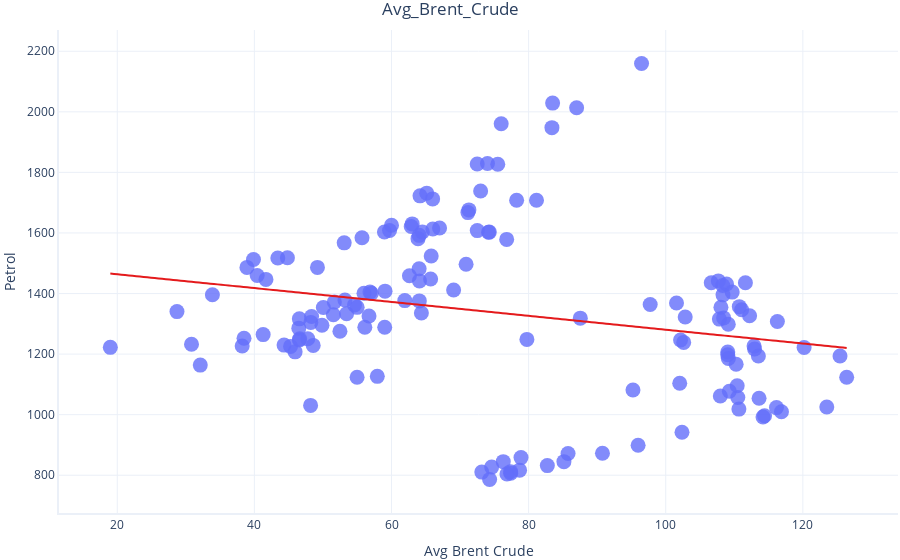
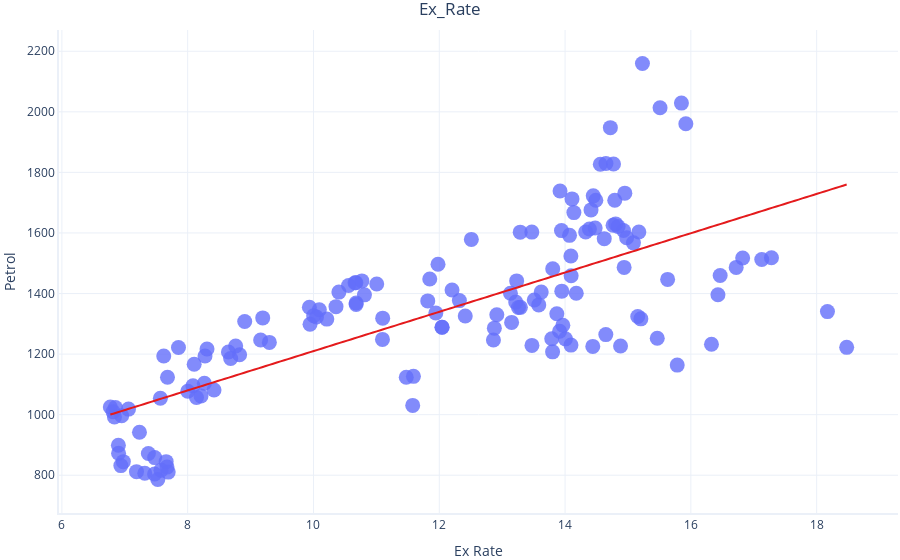

Write notebook code for charts like these, in order.
### Markdown cell above
### Simple Linear Regression: Microsoft

### Code cell
import statsmodels.formula.api as smf
import graphing # custom graphing code from Microsft

for feature in ["Avg_Brent_Crude", "Ex_Rate"]:
    # Perform linear regression. This method takes care of
    # the entire fitting procedure for us.
    formula = "Petrol ~ " + feature
    simple_model = smf.ols(formula = formula, data = dataset).fit()

    print(feature)
    print("R-squared:", simple_model.rsquared)
    
    # Show a graph of the result
    graphing.scatter_2D(dataset, label_x=feature, 
                                 label_y="Petrol",
                                 title = feature,
                                 trendline=lambda x: simple_model.params[1] * x + simple_model.params[0],
                                 show=True)
